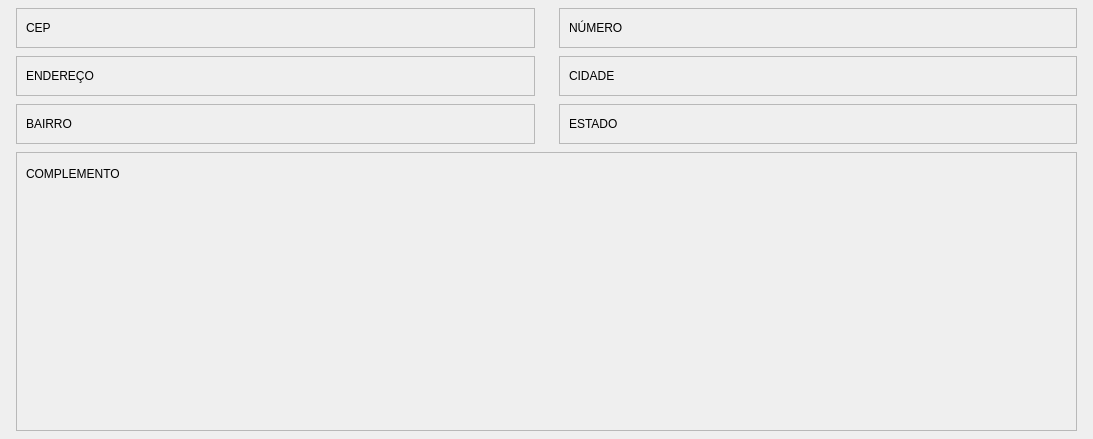
                  <widget class="QWidget" name="scaResidencial">
                   <property name="geometry">
                    <rect>
                     <x>0</x>
                     <y>0</y>
                     <width>1093</width>
                     <height>439</height>
                    </rect>
                   </property>
                   <layout class="QGridLayout" name="gridLayout_2">
                    <property name="leftMargin">
                     <number>16</number>
                    </property>
                    <property name="topMargin">
                     <number>8</number>
                    </property>
                    <property name="rightMargin">
                     <number>16</number>
                    </property>
                    <property name="bottomMargin">
                     <number>8</number>
                    </property>
                    <property name="horizontalSpacing">
                     <number>24</number>
                    </property>
                    <property name="verticalSpacing">
                     <number>8</number>
                    </property>
                    <item row="1" column="1">
                     <widget class="QFrame" name="frCidade">
                      <property name="maximumSize">
                       <size>
                        <width>16777215</width>
                        <height>40</height>
                       </size>
                      </property>
                      <property name="frameShape">
                       <enum>QFrame::StyledPanel</enum>
                      </property>
                      <property name="frameShadow">
                       <enum>QFrame::Raised</enum>
                      </property>
                      <layout class="QHBoxLayout" name="horizontalLayout_18">
                       <item>
                        <widget class="QLabel" name="lbInfoCidade">
                         <property name="text">
                          <string>CIDADE</string>
                         </property>
                        </widget>
                       </item>
                       <item>
                        <widget class="QLabel" name="lbCidade">
                         <property name="text">
                          <string/>
                         </property>
                         <property name="textInteractionFlags">
                          <set>Qt::LinksAccessibleByMouse|Qt::TextSelectableByMouse</set>
                         </property>
                        </widget>
                       </item>
                       <item>
                        <spacer name="horizontalSpacer_14">
                         <property name="orientation">
                          <enum>Qt::Horizontal</enum>
                         </property>
                         <property name="sizeHint" stdset="0">
                          <size>
                           <width>420</width>
                           <height>15</height>
                          </size>
                         </property>
                        </spacer>
                       </item>
                      </layout>
                     </widget>
                    </item>
                    <item row="1" column="0">
                     <widget class="QFrame" name="frEndereco">
                      <property name="maximumSize">
                       <size>
                        <width>16777215</width>
                        <height>40</height>
                       </size>
                      </property>
                      <property name="frameShape">
                       <enum>QFrame::StyledPanel</enum>
                      </property>
                      <property name="frameShadow">
                       <enum>QFrame::Raised</enum>
                      </property>
                      <layout class="QHBoxLayout" name="horizontalLayout_17">
                       <item>
                        <widget class="QLabel" name="lbInfoEndereco">
                         <property name="text">
                          <string>ENDEREÇO</string>
                         </property>
                        </widget>
                       </item>
                       <item>
                        <widget class="QLabel" name="lbEndereco">
                         <property name="text">
                          <string/>
                         </property>
                         <property name="textInteractionFlags">
                          <set>Qt::LinksAccessibleByMouse|Qt::TextSelectableByMouse</set>
                         </property>
                        </widget>
                       </item>
                       <item>
                        <spacer name="horizontalSpacer_13">
                         <property name="orientation">
                          <enum>Qt::Horizontal</enum>
                         </property>
                         <property name="sizeHint" stdset="0">
                          <size>
                           <width>395</width>
                           <height>15</height>
                          </size>
                         </property>
                        </spacer>
                       </item>
                      </layout>
                     </widget>
                    </item>
                    <item row="0" column="1">
                     <widget class="QFrame" name="frNumero">
                      <property name="maximumSize">
                       <size>
                        <width>16777215</width>
                        <height>40</height>
                       </size>
                      </property>
                      <property name="frameShape">
                       <enum>QFrame::StyledPanel</enum>
                      </property>
                      <property name="frameShadow">
                       <enum>QFrame::Raised</enum>
                      </property>
                      <layout class="QHBoxLayout" name="horizontalLayout_16">
                       <item>
                        <widget class="QLabel" name="lbInfoNumero">
                         <property name="text">
                          <string>NÚMERO</string>
                         </property>
                        </widget>
                       </item>
                       <item>
                        <widget class="QLabel" name="lbNumero">
                         <property name="text">
                          <string/>
                         </property>
                         <property name="textInteractionFlags">
                          <set>Qt::LinksAccessibleByMouse|Qt::TextSelectableByMouse</set>
                         </property>
                        </widget>
                       </item>
                       <item>
                        <spacer name="horizontalSpacer_12">
                         <property name="orientation">
                          <enum>Qt::Horizontal</enum>
                         </property>
                         <property name="sizeHint" stdset="0">
                          <size>
                           <width>411</width>
                           <height>15</height>
                          </size>
                         </property>
                        </spacer>
                       </item>
                      </layout>
                     </widget>
                    </item>
                    <item row="2" column="0">
                     <widget class="QFrame" name="frBairro">
                      <property name="maximumSize">
                       <size>
                        <width>16777215</width>
                        <height>40</height>
                       </size>
                      </property>
                      <property name="frameShape">
                       <enum>QFrame::StyledPanel</enum>
                      </property>
                      <property name="frameShadow">
                       <enum>QFrame::Raised</enum>
                      </property>
                      <layout class="QHBoxLayout" name="horizontalLayout_19">
                       <item>
                        <widget class="QLabel" name="lbInfoBairro">
                         <property name="text">
                          <string>BAIRRO</string>
                         </property>
                        </widget>
                       </item>
                       <item>
                        <widget class="QLabel" name="lbBairro">
                         <property name="text">
                          <string/>
                         </property>
                         <property name="textInteractionFlags">
                          <set>Qt::LinksAccessibleByMouse|Qt::TextSelectableByMouse</set>
                         </property>
                        </widget>
                       </item>
                       <item>
                        <spacer name="horizontalSpacer_15">
                         <property name="orientation">
                          <enum>Qt::Horizontal</enum>
                         </property>
                         <property name="sizeHint" stdset="0">
                          <size>
                           <width>424</width>
                           <height>15</height>
                          </size>
                         </property>
                        </spacer>
                       </item>
                      </layout>
                     </widget>
                    </item>
                    <item row="2" column="1">
                     <widget class="QFrame" name="frEstado">
                      <property name="maximumSize">
                       <size>
                        <width>16777215</width>
                        <height>40</height>
                       </size>
                      </property>
                      <property name="frameShape">
                       <enum>QFrame::StyledPanel</enum>
                      </property>
                      <property name="frameShadow">
                       <enum>QFrame::Raised</enum>
                      </property>
                      <layout class="QHBoxLayout" name="horizontalLayout_20">
                       <item>
                        <widget class="QLabel" name="lbInfoEstado">
                         <property name="text">
                          <string>ESTADO</string>
                         </property>
                        </widget>
                       </item>
                       <item>
                        <widget class="QLabel" name="lbEstado">
                         <property name="text">
                          <string/>
                         </property>
                         <property name="textInteractionFlags">
                          <set>Qt::LinksAccessibleByMouse|Qt::TextSelectableByMouse</set>
                         </property>
                        </widget>
                       </item>
                       <item>
                        <spacer name="horizontalSpacer_16">
                         <property name="orientation">
                          <enum>Qt::Horizontal</enum>
                         </property>
                         <property name="sizeHint" stdset="0">
                          <size>
                           <width>421</width>
                           <height>15</height>
                          </size>
                         </property>
                        </spacer>
                       </item>
                      </layout>
                     </widget>
                    </item>
                    <item row="0" column="0">
                     <widget class="QFrame" name="frCep">
                      <property name="maximumSize">
                       <size>
                        <width>16777215</width>
                        <height>40</height>
                       </size>
                      </property>
                      <property name="frameShape">
                       <enum>QFrame::StyledPanel</enum>
                      </property>
                      <property name="frameShadow">
                       <enum>QFrame::Raised</enum>
                      </property>
                      <layout class="QHBoxLayout" name="horizontalLayout_15">
                       <item>
                        <widget class="QLabel" name="lbInfoCep">
                         <property name="text">
                          <string>CEP</string>
                         </property>
                        </widget>
                       </item>
                       <item>
                        <widget class="QLabel" name="lbCep">
                         <property name="text">
                          <string/>
                         </property>
                         <property name="textInteractionFlags">
                          <set>Qt::LinksAccessibleByMouse|Qt::TextSelectableByMouse</set>
                         </property>
                        </widget>
                       </item>
                       <item>
                        <spacer name="horizontalSpacer_11">
                         <property name="orientation">
                          <enum>Qt::Horizontal</enum>
                         </property>
                         <property name="sizeHint" stdset="0">
                          <size>
                           <width>449</width>
                           <height>15</height>
                          </size>
                         </property>
                        </spacer>
                       </item>
                      </layout>
                     </widget>
                    </item>
                    <item row="3" column="0" colspan="2">
                     <widget class="QFrame" name="frComplemento">
                      <property name="frameShape">
                       <enum>QFrame::StyledPanel</enum>
                      </property>
                      <property name="frameShadow">
                       <enum>QFrame::Raised</enum>
                      </property>
                      <layout class="QVBoxLayout" name="verticalLayout_6">
                       <item>
                        <widget class="QLabel" name="lbInfoComplemento">
                         <property name="maximumSize">
                          <size>
                           <width>16777215</width>
                           <height>24</height>
                          </size>
                         </property>
                         <property name="text">
                          <string>COMPLEMENTO</string>
                         </property>
                        </widget>
                       </item>
                       <item>
                        <widget class="QLabel" name="lbComplemento">
                         <property name="text">
                          <string/>
                         </property>
                         <property name="textInteractionFlags">
                          <set>Qt::LinksAccessibleByMouse|Qt::TextSelectableByMouse</set>
                         </property>
                        </widget>
                       </item>
                      </layout>
                     </widget>
                    </item>
                   </layout>
                  </widget>
